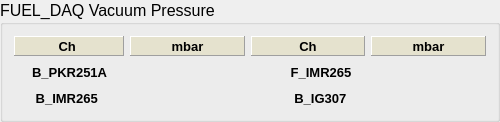
      <widget class="QGroupBox" name="groupBox_20" >
       <property name="minimumSize" >
        <size>
         <width>500</width>
         <height>0</height>
        </size>
       </property>
       <property name="maximumSize" >
        <size>
         <width>800</width>
         <height>16777215</height>
        </size>
       </property>
       <property name="font" >
        <font>
         <pointsize>12</pointsize>
        </font>
       </property>
       <property name="autoFillBackground" >
        <bool>false</bool>
       </property>
       <property name="title" >
        <string>FUEL_DAQ Vacuum Pressure</string>
       </property>
       <property name="alignment" >
        <set>Qt::AlignLeading</set>
       </property>
       <property name="flat" >
        <bool>false</bool>
       </property>
       <property name="checkable" >
        <bool>false</bool>
       </property>
       <layout class="QGridLayout" >
        <item row="0" column="0" >
         <widget class="QLabel" name="label_92" >
          <property name="minimumSize" >
           <size>
            <width>0</width>
            <height>20</height>
           </size>
          </property>
          <property name="maximumSize" >
           <size>
            <width>150</width>
            <height>20</height>
           </size>
          </property>
          <property name="palette" >
           <palette>
            <active>
             <colorrole role="Base" >
              <brush brushstyle="SolidPattern" >
               <color alpha="255" >
                <red>255</red>
                <green>255</green>
                <blue>127</blue>
               </color>
              </brush>
             </colorrole>
             <colorrole role="Window" >
              <brush brushstyle="SolidPattern" >
               <color alpha="255" >
                <red>229</red>
                <green>226</green>
                <blue>206</blue>
               </color>
              </brush>
             </colorrole>
             <colorrole role="Shadow" >
              <brush brushstyle="SolidPattern" >
               <color alpha="255" >
                <red>127</red>
                <green>129</green>
                <blue>107</blue>
               </color>
              </brush>
             </colorrole>
            </active>
            <inactive>
             <colorrole role="Base" >
              <brush brushstyle="SolidPattern" >
               <color alpha="255" >
                <red>255</red>
                <green>255</green>
                <blue>255</blue>
               </color>
              </brush>
             </colorrole>
             <colorrole role="Window" >
              <brush brushstyle="SolidPattern" >
               <color alpha="255" >
                <red>229</red>
                <green>226</green>
                <blue>206</blue>
               </color>
              </brush>
             </colorrole>
             <colorrole role="Shadow" >
              <brush brushstyle="SolidPattern" >
               <color alpha="255" >
                <red>127</red>
                <green>129</green>
                <blue>107</blue>
               </color>
              </brush>
             </colorrole>
            </inactive>
            <disabled>
             <colorrole role="Base" >
              <brush brushstyle="SolidPattern" >
               <color alpha="255" >
                <red>229</red>
                <green>226</green>
                <blue>206</blue>
               </color>
              </brush>
             </colorrole>
             <colorrole role="Window" >
              <brush brushstyle="SolidPattern" >
               <color alpha="255" >
                <red>229</red>
                <green>226</green>
                <blue>206</blue>
               </color>
              </brush>
             </colorrole>
             <colorrole role="Shadow" >
              <brush brushstyle="SolidPattern" >
               <color alpha="255" >
                <red>127</red>
                <green>129</green>
                <blue>107</blue>
               </color>
              </brush>
             </colorrole>
            </disabled>
           </palette>
          </property>
          <property name="font" >
           <font>
            <pointsize>10</pointsize>
            <weight>75</weight>
            <bold>true</bold>
           </font>
          </property>
          <property name="autoFillBackground" >
           <bool>true</bool>
          </property>
          <property name="frameShape" >
           <enum>QFrame::Panel</enum>
          </property>
          <property name="frameShadow" >
           <enum>QFrame::Raised</enum>
          </property>
          <property name="lineWidth" >
           <number>1</number>
          </property>
          <property name="text" >
           <string>Ch </string>
          </property>
          <property name="alignment" >
           <set>Qt::AlignCenter</set>
          </property>
         </widget>
        </item>
        <item row="0" column="1" >
         <widget class="QLabel" name="label_93" >
          <property name="minimumSize" >
           <size>
            <width>0</width>
            <height>20</height>
           </size>
          </property>
          <property name="maximumSize" >
           <size>
            <width>200</width>
            <height>20</height>
           </size>
          </property>
          <property name="palette" >
           <palette>
            <active>
             <colorrole role="Base" >
              <brush brushstyle="SolidPattern" >
               <color alpha="255" >
                <red>255</red>
                <green>255</green>
                <blue>127</blue>
               </color>
              </brush>
             </colorrole>
             <colorrole role="Window" >
              <brush brushstyle="SolidPattern" >
               <color alpha="255" >
                <red>229</red>
                <green>226</green>
                <blue>206</blue>
               </color>
              </brush>
             </colorrole>
             <colorrole role="Shadow" >
              <brush brushstyle="SolidPattern" >
               <color alpha="255" >
                <red>127</red>
                <green>129</green>
                <blue>107</blue>
               </color>
              </brush>
             </colorrole>
            </active>
            <inactive>
             <colorrole role="Base" >
              <brush brushstyle="SolidPattern" >
               <color alpha="255" >
                <red>255</red>
                <green>255</green>
                <blue>255</blue>
               </color>
              </brush>
             </colorrole>
             <colorrole role="Window" >
              <brush brushstyle="SolidPattern" >
               <color alpha="255" >
                <red>229</red>
                <green>226</green>
                <blue>206</blue>
               </color>
              </brush>
             </colorrole>
             <colorrole role="Shadow" >
              <brush brushstyle="SolidPattern" >
               <color alpha="255" >
                <red>127</red>
                <green>129</green>
                <blue>107</blue>
               </color>
              </brush>
             </colorrole>
            </inactive>
            <disabled>
             <colorrole role="Base" >
              <brush brushstyle="SolidPattern" >
               <color alpha="255" >
                <red>229</red>
                <green>226</green>
                <blue>206</blue>
               </color>
              </brush>
             </colorrole>
             <colorrole role="Window" >
              <brush brushstyle="SolidPattern" >
               <color alpha="255" >
                <red>229</red>
                <green>226</green>
                <blue>206</blue>
               </color>
              </brush>
             </colorrole>
             <colorrole role="Shadow" >
              <brush brushstyle="SolidPattern" >
               <color alpha="255" >
                <red>127</red>
                <green>129</green>
                <blue>107</blue>
               </color>
              </brush>
             </colorrole>
            </disabled>
           </palette>
          </property>
          <property name="font" >
           <font>
            <pointsize>10</pointsize>
            <weight>75</weight>
            <bold>true</bold>
           </font>
          </property>
          <property name="autoFillBackground" >
           <bool>true</bool>
          </property>
          <property name="frameShape" >
           <enum>QFrame::Panel</enum>
          </property>
          <property name="frameShadow" >
           <enum>QFrame::Raised</enum>
          </property>
          <property name="lineWidth" >
           <number>1</number>
          </property>
          <property name="text" >
           <string>mbar</string>
          </property>
          <property name="alignment" >
           <set>Qt::AlignCenter</set>
          </property>
         </widget>
        </item>
        <item row="0" column="2" >
         <widget class="QLabel" name="label_95" >
          <property name="minimumSize" >
           <size>
            <width>0</width>
            <height>20</height>
           </size>
          </property>
          <property name="maximumSize" >
           <size>
            <width>150</width>
            <height>20</height>
           </size>
          </property>
          <property name="palette" >
           <palette>
            <active>
             <colorrole role="Base" >
              <brush brushstyle="SolidPattern" >
               <color alpha="255" >
                <red>255</red>
                <green>255</green>
                <blue>127</blue>
               </color>
              </brush>
             </colorrole>
             <colorrole role="Window" >
              <brush brushstyle="SolidPattern" >
               <color alpha="255" >
                <red>229</red>
                <green>226</green>
                <blue>206</blue>
               </color>
              </brush>
             </colorrole>
             <colorrole role="Shadow" >
              <brush brushstyle="SolidPattern" >
               <color alpha="255" >
                <red>127</red>
                <green>129</green>
                <blue>107</blue>
               </color>
              </brush>
             </colorrole>
            </active>
            <inactive>
             <colorrole role="Base" >
              <brush brushstyle="SolidPattern" >
               <color alpha="255" >
                <red>255</red>
                <green>255</green>
                <blue>255</blue>
               </color>
              </brush>
             </colorrole>
             <colorrole role="Window" >
              <brush brushstyle="SolidPattern" >
               <color alpha="255" >
                <red>229</red>
                <green>226</green>
                <blue>206</blue>
               </color>
              </brush>
             </colorrole>
             <colorrole role="Shadow" >
              <brush brushstyle="SolidPattern" >
               <color alpha="255" >
                <red>127</red>
                <green>129</green>
                <blue>107</blue>
               </color>
              </brush>
             </colorrole>
            </inactive>
            <disabled>
             <colorrole role="Base" >
              <brush brushstyle="SolidPattern" >
               <color alpha="255" >
                <red>229</red>
                <green>226</green>
                <blue>206</blue>
               </color>
              </brush>
             </colorrole>
             <colorrole role="Window" >
              <brush brushstyle="SolidPattern" >
               <color alpha="255" >
                <red>229</red>
                <green>226</green>
                <blue>206</blue>
               </color>
              </brush>
             </colorrole>
             <colorrole role="Shadow" >
              <brush brushstyle="SolidPattern" >
               <color alpha="255" >
                <red>127</red>
                <green>129</green>
                <blue>107</blue>
               </color>
              </brush>
             </colorrole>
            </disabled>
           </palette>
          </property>
          <property name="font" >
           <font>
            <pointsize>10</pointsize>
            <weight>75</weight>
            <bold>true</bold>
           </font>
          </property>
          <property name="autoFillBackground" >
           <bool>true</bool>
          </property>
          <property name="frameShape" >
           <enum>QFrame::Panel</enum>
          </property>
          <property name="frameShadow" >
           <enum>QFrame::Raised</enum>
          </property>
          <property name="lineWidth" >
           <number>1</number>
          </property>
          <property name="text" >
           <string>Ch</string>
          </property>
          <property name="alignment" >
           <set>Qt::AlignCenter</set>
          </property>
         </widget>
        </item>
        <item row="0" column="3" >
         <widget class="QLabel" name="label_97" >
          <property name="minimumSize" >
           <size>
            <width>0</width>
            <height>20</height>
           </size>
          </property>
          <property name="maximumSize" >
           <size>
            <width>200</width>
            <height>20</height>
           </size>
          </property>
          <property name="palette" >
           <palette>
            <active>
             <colorrole role="Base" >
              <brush brushstyle="SolidPattern" >
               <color alpha="255" >
                <red>255</red>
                <green>255</green>
                <blue>127</blue>
               </color>
              </brush>
             </colorrole>
             <colorrole role="Window" >
              <brush brushstyle="SolidPattern" >
               <color alpha="255" >
                <red>229</red>
                <green>226</green>
                <blue>206</blue>
               </color>
              </brush>
             </colorrole>
             <colorrole role="Shadow" >
              <brush brushstyle="SolidPattern" >
               <color alpha="255" >
                <red>127</red>
                <green>129</green>
                <blue>107</blue>
               </color>
              </brush>
             </colorrole>
            </active>
            <inactive>
             <colorrole role="Base" >
              <brush brushstyle="SolidPattern" >
               <color alpha="255" >
                <red>255</red>
                <green>255</green>
                <blue>255</blue>
               </color>
              </brush>
             </colorrole>
             <colorrole role="Window" >
              <brush brushstyle="SolidPattern" >
               <color alpha="255" >
                <red>229</red>
                <green>226</green>
                <blue>206</blue>
               </color>
              </brush>
             </colorrole>
             <colorrole role="Shadow" >
              <brush brushstyle="SolidPattern" >
               <color alpha="255" >
                <red>127</red>
                <green>129</green>
                <blue>107</blue>
               </color>
              </brush>
             </colorrole>
            </inactive>
            <disabled>
             <colorrole role="Base" >
              <brush brushstyle="SolidPattern" >
               <color alpha="255" >
                <red>229</red>
                <green>226</green>
                <blue>206</blue>
               </color>
              </brush>
             </colorrole>
             <colorrole role="Window" >
              <brush brushstyle="SolidPattern" >
               <color alpha="255" >
                <red>229</red>
                <green>226</green>
                <blue>206</blue>
               </color>
              </brush>
             </colorrole>
             <colorrole role="Shadow" >
              <brush brushstyle="SolidPattern" >
               <color alpha="255" >
                <red>127</red>
                <green>129</green>
                <blue>107</blue>
               </color>
              </brush>
             </colorrole>
            </disabled>
           </palette>
          </property>
          <property name="font" >
           <font>
            <pointsize>10</pointsize>
            <weight>75</weight>
            <bold>true</bold>
           </font>
          </property>
          <property name="autoFillBackground" >
           <bool>true</bool>
          </property>
          <property name="frameShape" >
           <enum>QFrame::Panel</enum>
          </property>
          <property name="frameShadow" >
           <enum>QFrame::Raised</enum>
          </property>
          <property name="lineWidth" >
           <number>1</number>
          </property>
          <property name="text" >
           <string>mbar</string>
          </property>
          <property name="alignment" >
           <set>Qt::AlignCenter</set>
          </property>
         </widget>
        </item>
        <item row="1" column="0" >
         <widget class="QLabel" name="label_102" >
          <property name="minimumSize" >
           <size>
            <width>0</width>
            <height>20</height>
           </size>
          </property>
          <property name="maximumSize" >
           <size>
            <width>110</width>
            <height>20</height>
           </size>
          </property>
          <property name="font" >
           <font>
            <pointsize>10</pointsize>
            <weight>75</weight>
            <bold>true</bold>
           </font>
          </property>
          <property name="layoutDirection" >
           <enum>Qt::LeftToRight</enum>
          </property>
          <property name="text" >
           <string>     B_PKR251A</string>
          </property>
          <property name="alignment" >
           <set>Qt::AlignLeading|Qt::AlignLeft|Qt::AlignVCenter</set>
          </property>
         </widget>
        </item>
        <item row="1" column="1" >
         <widget class="CADisplayer" name="CADisplayer_4" >
          <property name="statusTip" >
           <string>PVname : FUEL_DAQ_READ_DATA_CH00_CAL</string>
          </property>
          <property name="nuformat" stdset="0" >
           <enum>CADisplayer::Pressure</enum>
          </property>
          <property name="pvname" >
           <string>FUEL_DAQ_READ_DATA_CH00_CAL</string>
          </property>
         </widget>
        </item>
        <item row="1" column="2" >
         <widget class="QLabel" name="label_123" >
          <property name="minimumSize" >
           <size>
            <width>0</width>
            <height>20</height>
           </size>
          </property>
          <property name="maximumSize" >
           <size>
            <width>200</width>
            <height>20</height>
           </size>
          </property>
          <property name="font" >
           <font>
            <pointsize>10</pointsize>
            <weight>75</weight>
            <bold>true</bold>
           </font>
          </property>
          <property name="layoutDirection" >
           <enum>Qt::LeftToRight</enum>
          </property>
          <property name="text" >
           <string>           F_IMR265</string>
          </property>
          <property name="alignment" >
           <set>Qt::AlignLeading|Qt::AlignLeft|Qt::AlignVCenter</set>
          </property>
         </widget>
        </item>
        <item row="1" column="3" >
         <widget class="CADisplayer" name="CADisplayer_22" >
          <property name="statusTip" >
           <string>PVname : FUEL_DAQ_READ_DATA_CH02_CAL</string>
          </property>
          <property name="nuformat" stdset="0" >
           <enum>CADisplayer::Pressure</enum>
          </property>
          <property name="pvname" >
           <string>FUEL_DAQ_READ_DATA_CH02_CAL</string>
          </property>
         </widget>
        </item>
        <item row="2" column="0" >
         <widget class="QLabel" name="label_104" >
          <property name="minimumSize" >
           <size>
            <width>0</width>
            <height>20</height>
           </size>
          </property>
          <property name="maximumSize" >
           <size>
            <width>200</width>
            <height>20</height>
           </size>
          </property>
          <property name="font" >
           <font>
            <pointsize>10</pointsize>
            <weight>75</weight>
            <bold>true</bold>
           </font>
          </property>
          <property name="layoutDirection" >
           <enum>Qt::LeftToRight</enum>
          </property>
          <property name="text" >
           <string>      B_IMR265</string>
          </property>
          <property name="alignment" >
           <set>Qt::AlignLeading|Qt::AlignLeft|Qt::AlignVCenter</set>
          </property>
         </widget>
        </item>
        <item row="2" column="1" >
         <widget class="CADisplayer" name="CADisplayer_5" >
          <property name="nuformat" stdset="0" >
           <enum>CADisplayer::Pressure</enum>
          </property>
          <property name="pvname" >
           <string>FUEL_DAQ_READ_DATA_CH01_CAL</string>
          </property>
         </widget>
        </item>
        <item row="2" column="2" >
         <widget class="QLabel" name="label_126" >
          <property name="minimumSize" >
           <size>
            <width>0</width>
            <height>20</height>
           </size>
          </property>
          <property name="maximumSize" >
           <size>
            <width>200</width>
            <height>20</height>
           </size>
          </property>
          <property name="font" >
           <font>
            <pointsize>10</pointsize>
            <weight>75</weight>
            <bold>true</bold>
           </font>
          </property>
          <property name="layoutDirection" >
           <enum>Qt::LeftToRight</enum>
          </property>
          <property name="text" >
           <string>            B_IG307</string>
          </property>
          <property name="alignment" >
           <set>Qt::AlignLeading|Qt::AlignLeft|Qt::AlignVCenter</set>
          </property>
         </widget>
        </item>
        <item row="2" column="3" >
         <widget class="CADisplayer" name="CADisplayer_30" >
          <property name="nuformat" stdset="0" >
           <enum>CADisplayer::Pressure</enum>
          </property>
          <property name="pvname" >
           <string>FUEL_DAQ_READ_DATA_CH03_CAL</string>
          </property>
         </widget>
        </item>
       </layout>
      </widget>
